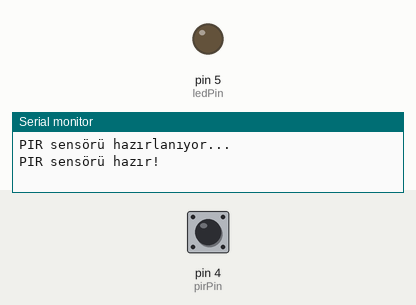
A sketch run on a simulated Arduino Uno, built with avr-gcc and run on an emulated ATmega328P. Parts: output pins drawn as LEDs (lit = HIGH), the last lines printed to the serial monitor. The inputs (shaded band) are chosen by the test bench; at power-on: pin 4 (pirPin) LOW.

Above: at 3.2 s.
3.3 s: pin 4 (pirPin) driven HIGH
At 4.4 s:
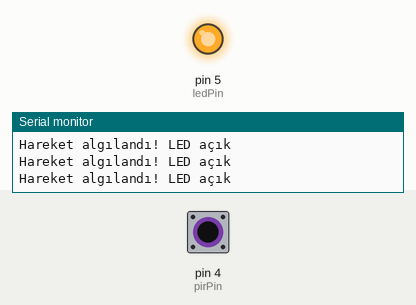
4.8 s: pin 4 (pirPin) pulsed LOW 2 times (0.12 s each, 0.3 s apart)
8.4 s: pin 4 (pirPin) pulsed LOW 5 times (0.12 s each, 0.3 s apart)
Timing chart, 0 to 11.4 s (numbered marks = the images above; inputs shaded):
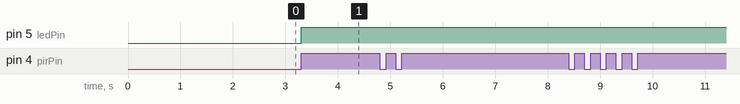

Measured:
- after the input at 3.3 s, pin 5 (ledPin): LOW → HIGH at once

The sketch:

1saatAcikKalanPIR.ino
```cpp
const int pirPin = 4;      // PIR sensor pin
const int ledPin = 5;     // LED pin

int hareket = LOW;         // Motion state
unsigned long lastMotionTime = 0; // Timestamp of the last motion detection
const unsigned long offDelay = 216000000; // Delay before turning off the LED (1 saat)

void setup() {
  pinMode(ledPin, OUTPUT);
  pinMode(pirPin, INPUT);
  Serial.begin(9600);

  // Allow PIR sensor to stabilize
  Serial.println("PIR sensörü hazırlanıyor...");
  delay(2000); // Stabilization time
  Serial.println("PIR sensörü hazır!");
}

void loop() {
  unsigned long currentMillis = millis(); // Get the current time
  hareket = digitalRead(pirPin);          // Read the PIR sensor

  if (hareket == HIGH) { // If motion is detected
    digitalWrite(ledPin, HIGH); // Turn on the LED
    lastMotionTime = currentMillis; // Update the timestamp of the last motion
    Serial.println("Hareket algılandı! LED açık");
  } else { // If no motion is detected
    // Check if 3 seconds have passed since the last motion
    if ((currentMillis - lastMotionTime) >= offDelay) {
      digitalWrite(ledPin, LOW); // Turn off the LED
      Serial.println("Hareket yok! LED kapalı");
    }
  }
}
```
